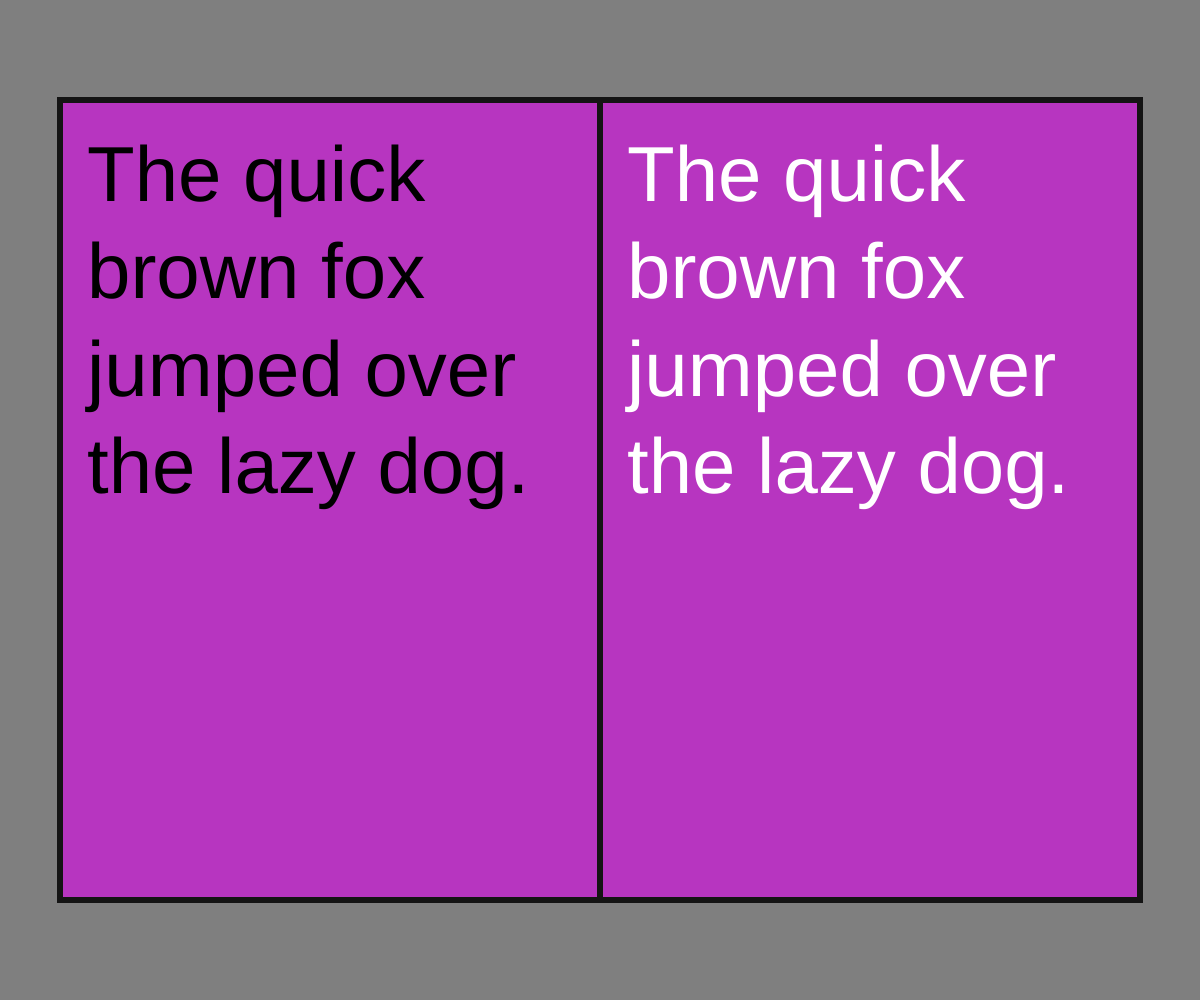
Frame 1 (no input)
Frame 60 (no input): identical to frame 1, image omitted
Frame 120 (the mouse pressed at the canvas centre since frame 60): identical to frame 1, image omitted

The p5.js sketch that drew this single still picture (run headless with seeded random() and noise() and a simulated clock; from frame 60 on, the mouse is pressed at the canvas centre):

// p5.js sketch
// ── sketch.js
var col; // Current box color
var black, white; // Colors representing black and white
var x, y, w, h; // Box size parameters

function setup() {
	createCanvas(windowWidth, windowHeight);

	white = color(255, 255, 255);
	black = color(0, 0, 0);

	col = genRandColor();
}

function draw() {
	background(127);

	drawRects(col);
}

function genRandColor(){
	return color(random(256), random(256), random(256));
}

// Draw 2 rectangles with color col
function drawRects(col) {
	var bor = 0.05; // Border percentage

	x = width * bor;
	y = height * 2*bor;
	w = width * (1 - 2*bor)/2;
	h = height * (1 - 4*bor);

	strokeWeight(6);
	stroke(20);

	fill(col);
	rect(x, y, w, h);
	rect(x+w, y, w, h);

	// Draw black and white text
	var str = 'The quick brown fox jumped over the lazy dog.';
	textSize(width*bor*1.3);
	noStroke();

	fill(black);
	text(str, x + bor * w, y + bor * h, x + w - 4*bor * w, y + h - 4*bor * h);
	
	fill(white);
	text(str, x + w + bor * w, y + bor * h, x + w - 4*bor * w, y + h - 4*bor * h);
}

// Determines which square (if any) was clicked
function mouseClicked() {
	var inBox1 = mouseX > x && mouseX < x + w && mouseY > y && mouseY < y + h;
	var inBox2 = mouseX > x + w && mouseX < x + 2*w && mouseY > y && mouseY < y + h;

	if (inBox1) {
		console.log("box1")
		col = genRandColor();
		// Send JSON to server
		postColor(1);
	} else if(inBox2) {
		console.log("box2")
		col = genRandColor();
		// Send JSON to server
		postColor(0);
	}

	return false;
}

function postColor(bw) {
	// ajax the JSON to the server
	resp = [red(col), green(col), blue(col), bw]; // black = 1, white = 0
	$.post("receiver", JSON.stringify(resp), function(){

	});

	// stop link reloading the page
	event.preventDefault();
}

// Rescales elements when window size changes
function windowResized() {
	resizeCanvas(windowWidth, windowHeight);
}
